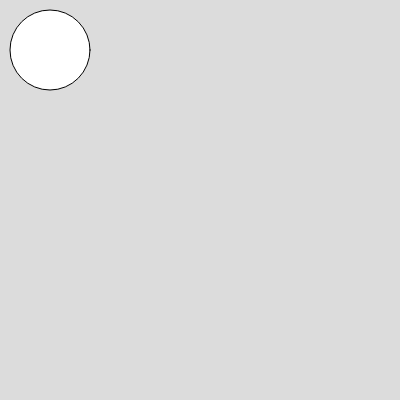
Frame 1 (no input)
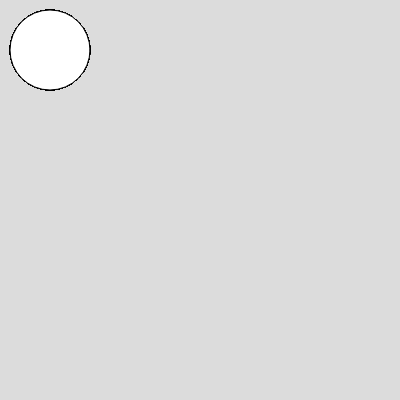
Frame 60 (no input)
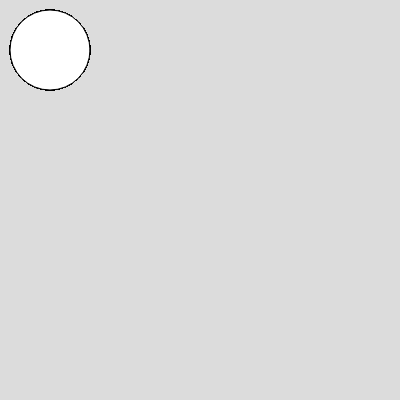
Frame 120 (the mouse pressed at the canvas centre since frame 60)

The p5.js sketch that drew these frames (run headless with seeded random() and noise() and a simulated clock; from frame 60 on, the mouse is pressed at the canvas centre):

// p5.js sketch
// ── sketch.js
function setup() {
  createCanvas(400, 400);
  background(220);
}

function draw() {
  ellipse(50, 50, 80, 80);
}
